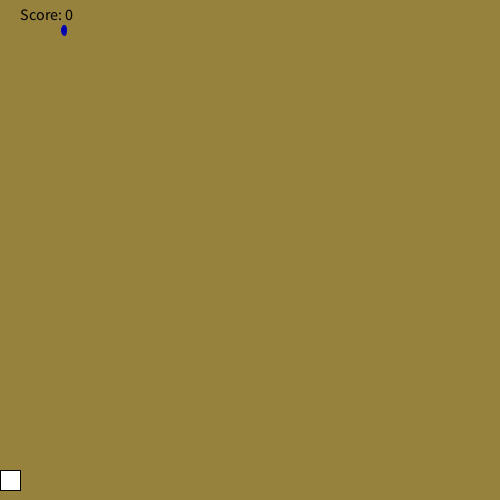
Frame 1 (no input)
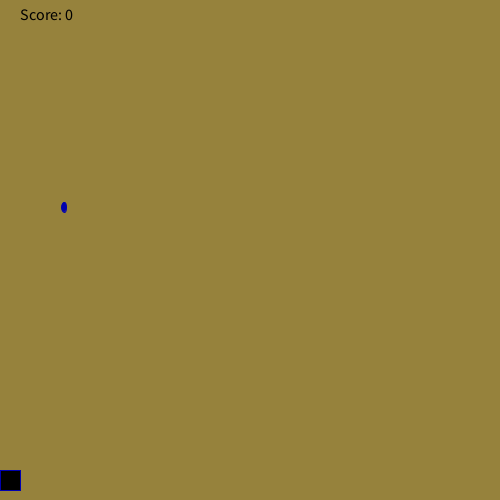
Frame 60 (the mouse pressed at the canvas centre just before this capture)
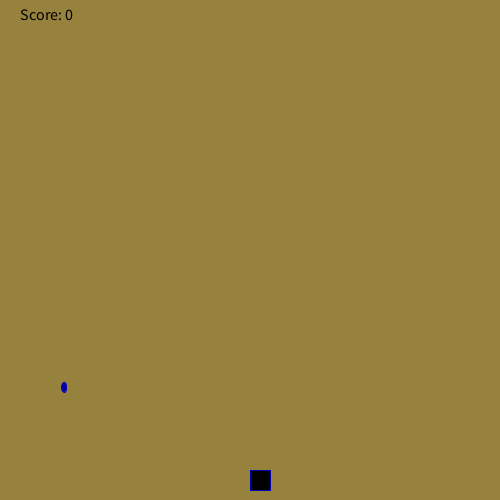
Frame 120 (the mouse held since frame 60 and released just before this capture)

The Processing sketch that drew these frames (run headless with seeded random() and noise(); from frame 60 on, the mouse is pressed at the canvas centre):

// Processing sketch: Rain_Game
// ── Rain_Game.pde
int ry = 30;
int score;
int randomNumber = (int) random(width);
void setup() {
size(500,500);  
}
void draw() {
background(150,130,60);
rect(mouseX, 470, 20, 20);
fill(0, 0, 175);
stroke(0, 0, 175);
ellipse(randomNumber, ry, 5, 10);

ry+=3;
if(ry>=480){
ry=30;
if (randomNumber > mouseX && randomNumber < mouseX+100)
          score++;
     else if (score > 0) 
          score--;
     println("Your score is now: " + score);
randomNumber = (int) random(width);
}
  
fill(0, 0, 0);
textSize(16);
text("Score: " + score, 20, 20);
}
